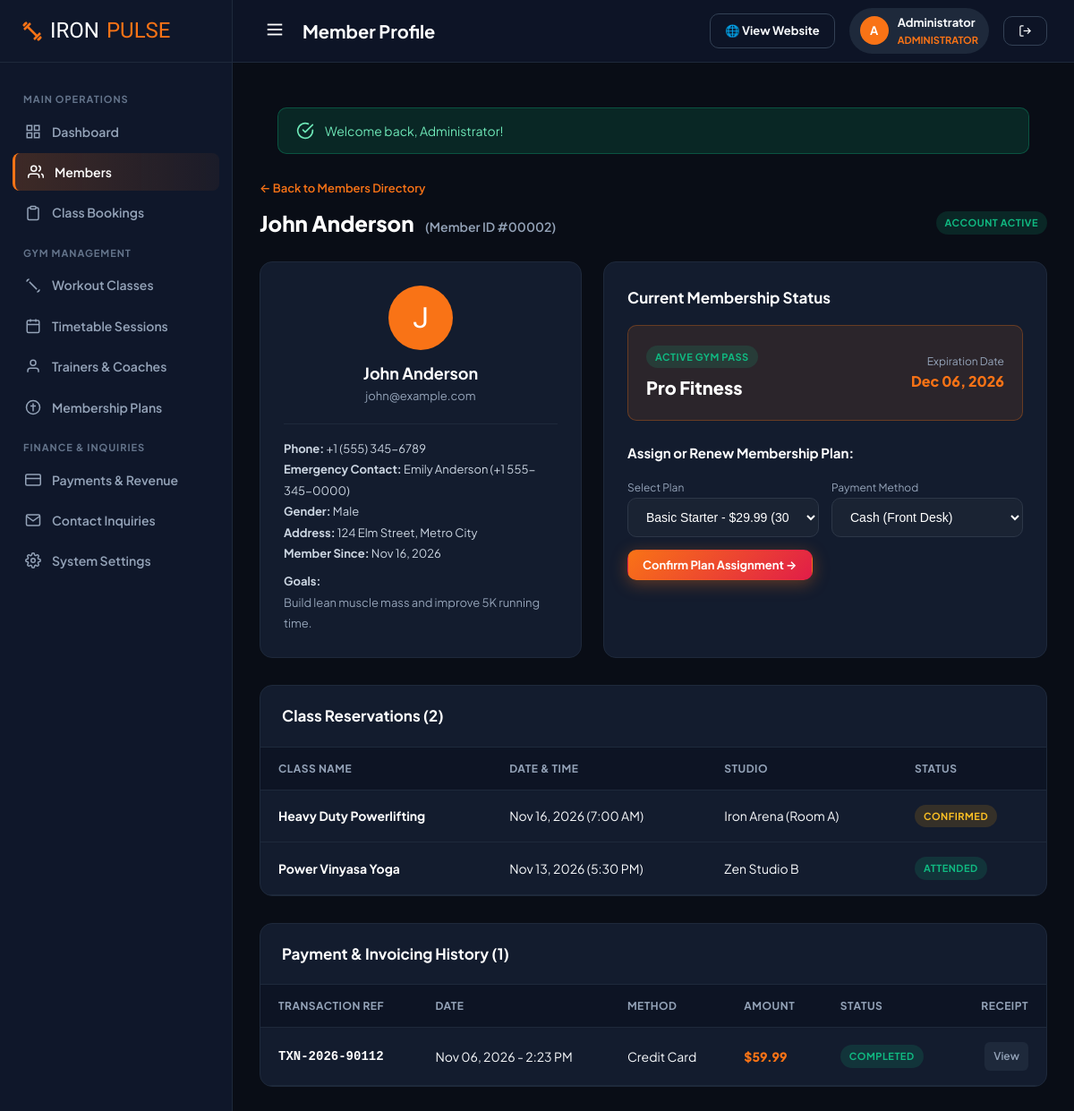
Page /admin/member-view.php?id=2 (signed in) on the committed database.
### tables this page shows
CREATE TABLE `users` (
  `id` INT AUTO_INCREMENT PRIMARY KEY,
  `full_name` VARCHAR(100) NOT NULL,
  `email` VARCHAR(120) NOT NULL UNIQUE,
  `password` VARCHAR(255) NOT NULL,
  `phone` VARCHAR(30) DEFAULT NULL,
  `role` ENUM('admin', 'member') NOT NULL DEFAULT 'member',
  `gender` ENUM('male', 'female', 'other') DEFAULT 'other',
  `dob` DATE DEFAULT NULL,
  `avatar` VARCHAR(255) DEFAULT 'default-avatar.png',
  `address` TEXT DEFAULT NULL,
  `emergency_contact` VARCHAR(150) DEFAULT NULL,
  `fitness_goals` TEXT DEFAULT NULL,
  `status` ENUM('active', 'inactive', 'suspended') NOT NULL DEFAULT 'active',
  `created_at` TIMESTAMP DEFAULT CURRENT_TIMESTAMP,
  `updated_at` TIMESTAMP DEFAULT CURRENT_TIMESTAMP ON UPDATE CURRENT_TIMESTAMP
);

CREATE TABLE `memberships` (
  `id` INT AUTO_INCREMENT PRIMARY KEY,
  `user_id` INT NOT NULL,
  `plan_id` INT NOT NULL,
  `start_date` DATE NOT NULL,
  `end_date` DATE NOT NULL,
  `amount_paid` DECIMAL(10, 2) NOT NULL,
  `payment_status` ENUM('paid', 'pending', 'cancelled') NOT NULL DEFAULT 'paid',
  `status` ENUM('active', 'expired', 'cancelled') NOT NULL DEFAULT 'active',
  `created_at` TIMESTAMP DEFAULT CURRENT_TIMESTAMP,
  FOREIGN KEY (`user_id`) REFERENCES `users` (`id`) ON DELETE CASCADE,
  FOREIGN KEY (`plan_id`) REFERENCES `membership_plans` (`id`) ON DELETE RESTRICT
);

CREATE TABLE `membership_plans` (
  `id` INT AUTO_INCREMENT PRIMARY KEY,
  `name` VARCHAR(100) NOT NULL,
  `description` TEXT DEFAULT NULL,
  `duration_days` INT NOT NULL DEFAULT 30,
  `price` DECIMAL(10, 2) NOT NULL,
  `badge` VARCHAR(50) DEFAULT NULL,
  `features_json` TEXT NOT NULL,
  `is_popular` TINYINT(1) DEFAULT 0,
  `status` ENUM('active', 'inactive') NOT NULL DEFAULT 'active',
  `created_at` TIMESTAMP DEFAULT CURRENT_TIMESTAMP
);

CREATE TABLE `class_bookings` (
  `id` INT AUTO_INCREMENT PRIMARY KEY,
  `schedule_id` INT NOT NULL,
  `user_id` INT NOT NULL,
  `booking_date` DATE NOT NULL,
  `status` ENUM('confirmed', 'attended', 'cancelled') NOT NULL DEFAULT 'confirmed',
  `booked_at` TIMESTAMP DEFAULT CURRENT_TIMESTAMP,
  FOREIGN KEY (`schedule_id`) REFERENCES `class_schedules` (`id`) ON DELETE CASCADE,
  FOREIGN KEY (`user_id`) REFERENCES `users` (`id`) ON DELETE CASCADE
);

CREATE TABLE `classes` (
  `id` INT AUTO_INCREMENT PRIMARY KEY,
  `name` VARCHAR(120) NOT NULL,
  `category` ENUM('Strength', 'Cardio', 'HIIT', 'Yoga & Flexibility', 'Combat / Boxing', 'Crossfit') NOT NULL DEFAULT 'Strength',
  `trainer_id` INT DEFAULT NULL,
  `description` TEXT DEFAULT NULL,
  `duration_minutes` INT NOT NULL DEFAULT 60,
  `capacity` INT NOT NULL DEFAULT 20,
  `intensity` ENUM('Beginner', 'Intermediate', 'Advanced', 'All Levels') NOT NULL DEFAULT 'All Levels',
  `image` VARCHAR(255) DEFAULT 'class-default.jpg',
  `status` ENUM('active', 'inactive') NOT NULL DEFAULT 'active',
  `created_at` TIMESTAMP DEFAULT CURRENT_TIMESTAMP,
  FOREIGN KEY (`trainer_id`) REFERENCES `trainers` (`id`) ON DELETE SET NULL
);

CREATE TABLE `class_schedules` (
  `id` INT AUTO_INCREMENT PRIMARY KEY,
  `class_id` INT NOT NULL,
  `day_of_week` ENUM('Monday', 'Tuesday', 'Wednesday', 'Thursday', 'Friday', 'Saturday', 'Sunday') NOT NULL,
  `start_time` TIME NOT NULL,
  `end_time` TIME NOT NULL,
  `room` VARCHAR(80) DEFAULT 'Main Studio A',
  `created_at` TIMESTAMP DEFAULT CURRENT_TIMESTAMP,
  FOREIGN KEY (`class_id`) REFERENCES `classes` (`id`) ON DELETE CASCADE
);

CREATE TABLE `payments` (
  `id` INT AUTO_INCREMENT PRIMARY KEY,
  `user_id` INT NOT NULL,
  `membership_id` INT DEFAULT NULL,
  `transaction_ref` VARCHAR(100) NOT NULL UNIQUE,
  `amount` DECIMAL(10, 2) NOT NULL,
  `payment_method` ENUM('Cash', 'Credit Card', 'PayPal', 'Stripe', 'Bank Transfer') NOT NULL DEFAULT 'Credit Card',
  `status` ENUM('completed', 'pending', 'failed') NOT NULL DEFAULT 'completed',
  `notes` VARCHAR(255) DEFAULT NULL,
  `payment_date` TIMESTAMP DEFAULT CURRENT_TIMESTAMP,
  FOREIGN KEY (`user_id`) REFERENCES `users` (`id`) ON DELETE CASCADE,
  FOREIGN KEY (`membership_id`) REFERENCES `memberships` (`id`) ON DELETE SET NULL
);

### admin/member-view.php (the view, shortened to what the rows shown need)
<?php
require_once __DIR__ . '/../config/config.php';
require_once __DIR__ . '/../config/auth.php';
$db = getDB();
$userId = (int)($_GET['id'] ?? 0);
$stmt = $db->prepare("SELECT * FROM users WHERE id = ? AND role = 'member' LIMIT 1");
$stmt->execute([$userId]);
$member = $stmt->fetch();
$activePlan = get_active_membership($userId);
$payStmt = $db->prepare("SELECT * FROM payments WHERE user_id = ? ORDER BY payment_date DESC");
$payStmt->execute([$userId]);
$payments = $payStmt->fetchAll();
$bStmt = $db->prepare("
    SELECT b.*, c.name AS class_name, s.day_of_week, s.start_time, s.end_time, s.room
    FROM class_bookings b
    JOIN class_schedules s ON b.schedule_id = s.id
    JOIN classes c ON s.class_id = c.id
    WHERE b.user_id = ?
    ORDER BY b.booking_date DESC
");
$bStmt->execute([$userId]);
$bookings = $bStmt->fetchAll();
require_once __DIR__ . '/includes/admin_header.php';
?>
<div style="margin-bottom: 24px;">
    <div style="display: flex; justify-content: space-between; align-items: center; margin-top: 8px; flex-wrap: wrap; gap: 14px;">
        <h1 style="font-size: 24px; font-weight: 800; color: #fff;">
            <?= htmlspecialchars($member['full_name']) ?>
            <span style="font-size: 14px; font-weight: 600; color: var(--admin-muted); margin-left: 8px;">(Member ID #<?= str_pad($member['id'], 5, '0', STR_PAD_LEFT) ?>)</span>
        </h1>
        <span class="badge <?= $member['status'] === 'active' ? 'badge-success' : 'badge-danger' ?>">
            Account <?= ucfirst($member['status']) ?>
        </span>
    </div>
</div>
<div style="display: grid; grid-template-columns: 360px 1fr; gap: 24px; margin-bottom: 30px;">
    <div style="background: var(--admin-card); border: 1px solid var(--admin-border); border-radius: 14px; padding: 26px;">
        <div style="text-align: center; margin-bottom: 20px;">
            <div style="width: 72px; height: 72px; border-radius: 50%; background: var(--admin-primary); display: flex; align-items: center; justify-content: center; font-family: var(--font-heading); font-size: 32px; color: #fff; margin: 0 auto 12px;">
                <?= strtoupper(substr($member['full_name'], 0, 1)) ?>
            </div>
            <h3 style="color: #fff; font-size: 18px; font-weight: 700;"><?= htmlspecialchars($member['full_name']) ?></h3>
            <div style="font-size: 13px; color: var(--admin-muted);"><?= htmlspecialchars($member['email']) ?></div>
        </div>
        <div style="font-size: 13px; color: var(--text-secondary); line-height: 1.8; border-top: 1px solid var(--admin-border); padding-top: 16px;">
            <div><strong>Phone:</strong> <?= htmlspecialchars($member['phone'] ?? '-') ?></div>
            <div><strong>Emergency Contact:</strong> <?= htmlspecialchars($member['emergency_contact'] ?? '-') ?></div>
            <div><strong>Gender:</strong> <?= ucfirst($member['gender'] ?? 'Other') ?></div>
            <div><strong>Address:</strong> <?= htmlspecialchars($member['address'] ?? '-') ?></div>
            <div><strong>Member Since:</strong> <?= format_date($member['created_at']) ?></div>
            <div style="margin-top: 8px;"><strong>Goals:</strong><br><span style="color: var(--admin-muted);"><?= htmlspecialchars($member['fitness_goals'] ?? 'None specified') ?></span></div>
        </div>
    </div>
    <div style="background: var(--admin-card); border: 1px solid var(--admin-border); border-radius: 14px; padding: 26px;">
        <?php if ($activePlan): ?>
            <div style="background: rgba(249, 115, 22, 0.1); border: 1px solid rgba(249, 115, 22, 0.3); border-radius: 10px; padding: 20px; margin-bottom: 24px;">
                <div style="display: flex; justify-content: space-between; align-items: center;">
                    <div>
                        <span class="badge badge-success" style="margin-bottom: 6px;">Active Gym Pass</span>
                        <div style="font-size: 20px; font-weight: 800; color: #fff;"><?= htmlspecialchars($activePlan['plan_name']) ?></div>
                    </div>
                    <div style="text-align: right;">
                        <div style="font-size: 12px; color: var(--admin-muted);">Expiration Date</div>
                        <div style="font-size: 16px; font-weight: 800; color: var(--admin-primary);"><?= format_date($activePlan['end_date']) ?></div>
                    </div>
                </div>
            </div>
        <?php else: ?>
            <div style="background: rgba(239, 68, 68, 0.1); border: 1px solid rgba(239, 68, 68, 0.3); border-radius: 10px; padding: 18px; margin-bottom: 24px; color: #fca5a5; font-size: 14px;">
                ⚠️ This member currently has no active subscription.
            </div>
        <?php endif; ?>
    </div>
</div>
<div class="data-card">
    <div class="data-table-wrapper">
        <table class="data-table">
            <thead>
                <tr>
                    <th>Class Name</th>
                    <th>Date & Time</th>
                    <th>Studio</th>
                    <th>Status</th>
                </tr>
            </thead>
            <tbody>
                <?php if (!empty($bookings)): ?>
                    <?php foreach ($bookings as $b): ?>
                        <tr>
                            <td style="font-weight: 700; color: #fff;"><?= htmlspecialchars($b['class_name']) ?></td>
                            <td><?= format_date($b['booking_date']) ?> (<?= format_time($b['start_time']) ?>)</td>
                            <td><?= htmlspecialchars($b['room']) ?></td>
                            <td>
                                <span class="badge <?= $b['status'] === 'confirmed' ? 'badge-warning' : ($b['status'] === 'attended' ? 'badge-success' : 'badge-danger') ?>">
                                    <?= ucfirst($b['status']) ?>
                                </span>
                            </td>
                        </tr>
                    <?php endforeach; ?>
                <?php else: ?>
                    <tr><td colspan="4" style="text-align: center; color: var(--admin-muted); padding: 25px;">No bookings found.</td></tr>
                <?php endif; ?>
            </tbody>
        </table>
    </div>
</div>
<div class="data-card">
    <div class="data-table-wrapper">
        <table class="data-table">
            <thead>
                <tr>
                    <th>Transaction Ref</th>
                    <th>Date</th>
                    <th>Method</th>
                    <th>Amount</th>
                    <th>Status</th>
                    <th style="text-align: right;">Receipt</th>
                </tr>
            </thead>
            <tbody>
                <?php if (!empty($payments)): ?>
                    <?php foreach ($payments as $p): ?>
                        <tr>
                            <td style="font-family: monospace; font-weight: 700; color: #fff;"><?= htmlspecialchars($p['transaction_ref']) ?></td>
                            <td><?= format_date($p['payment_date'], 'M d, Y - g:i A') ?></td>
                            <td><?= htmlspecialchars($p['payment_method']) ?></td>
                            <td style="font-weight: 800; color: var(--admin-primary);"><?= money($p['amount']) ?></td>
                            <td><span class="badge badge-success"><?= ucfirst($p['status']) ?></span></td>
                            <td style="text-align: right;">
                                <a href="<?= url('member/invoice.php?id=' . $p['id']) ?>" target="_blank" class="action-btn action-btn-view">View</a>
                            </td>
                        </tr>
                    <?php endforeach; ?>
                <?php else: ?>
                    <tr><td colspan="6" style="text-align: center; color: var(--admin-muted); padding: 25px;">No payments recorded.</td></tr>
                <?php endif; ?>
            </tbody>
        </table>
    </div>
</div>
<?php require_once __DIR__ . '/includes/admin_footer.php'; ?>

### admin/includes/admin_header.php (shortened to what the rows shown need)
<?php
require_once __DIR__ . '/../../config/config.php';
require_once __DIR__ . '/../../config/auth.php';
$adminUser = current_user();
?>
<!DOCTYPE html>
<html lang="en">
<head>
    <link rel="stylesheet" href="<?= asset('css/style.css') ?>">
    <link rel="stylesheet" href="<?= asset('css/admin.css') ?>">
</head>
<body class="admin-body">
<div class="admin-main">
    <header class="admin-header">
        <div class="admin-header-actions">
            <div class="admin-user-pill">
                <div class="admin-user-avatar">
                    <?= strtoupper(substr($adminUser['full_name'], 0, 1)) ?>
                </div>
                <div>
                    <strong><?= htmlspecialchars($adminUser['full_name']) ?></strong>
                    <div style="font-size: 11px; color: var(--admin-primary); font-weight: 700;">ADMINISTRATOR</div>
                </div>
            </div>
        </div>
    </header>
    <div class="admin-content">

### rows in the picture
users: full_name "A", full_name "Administrator"
users: full_name "John Anderson", id "00002", status "ACTIVE", full_name "J", email "john@example.com", phone "+1 (555) 345-6789", emergency_contact "Emily Anderson (+1 555-345-0000)", gender "Male", address "124 Elm Street, Metro City", created_at "Nov 16, 2026", fitness_goals "Build lean muscle mass and improve 5K running time."
memberships: plan.name "Pro Fitness", end_date "Dec 06, 2026"
class_bookings: classes.name "Heavy Duty Powerlifting", booking_date "Nov 16, 2026", schedule.start_time "7:00 AM", schedule.room "Iron Arena (Room A)", status "CONFIRMED"
class_bookings: classes.name "Power Vinyasa Yoga", booking_date "Nov 13, 2026", schedule.start_time "5:30 PM", schedule.room "Zen Studio B", status "ATTENDED"
payments: transaction_ref "TXN-2026-90112", payment_date "Nov 06, 2026 - 2:23 PM", payment_method "Credit Card", amount "$59.99", status "COMPLETED"

### other values in the picture
$pageTitle "Member Profile"
$flash['message'] "Welcome back, Administrator!"
count($bookings) "2"
count($payments) "1"
form field plan_id "Basic Starter - $29.99 (30d)"
